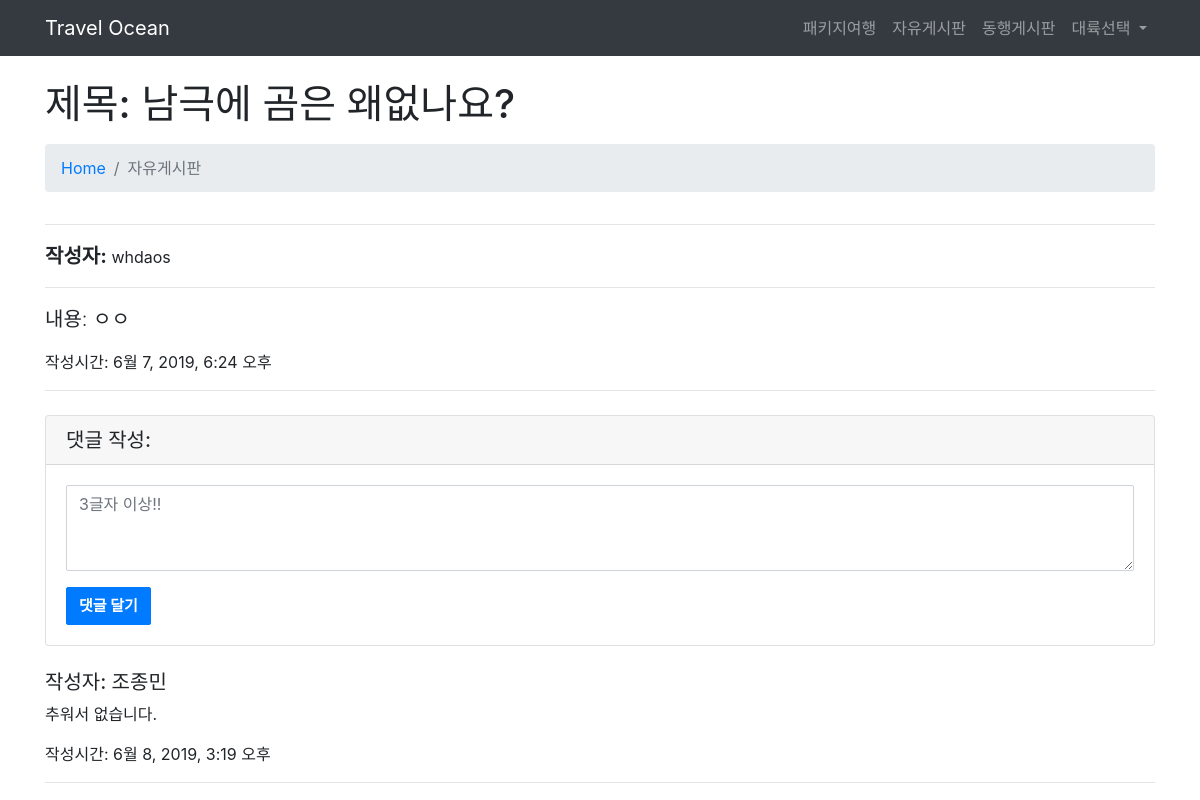
The page /free_borad_detail/7 on the database as committed earlier.
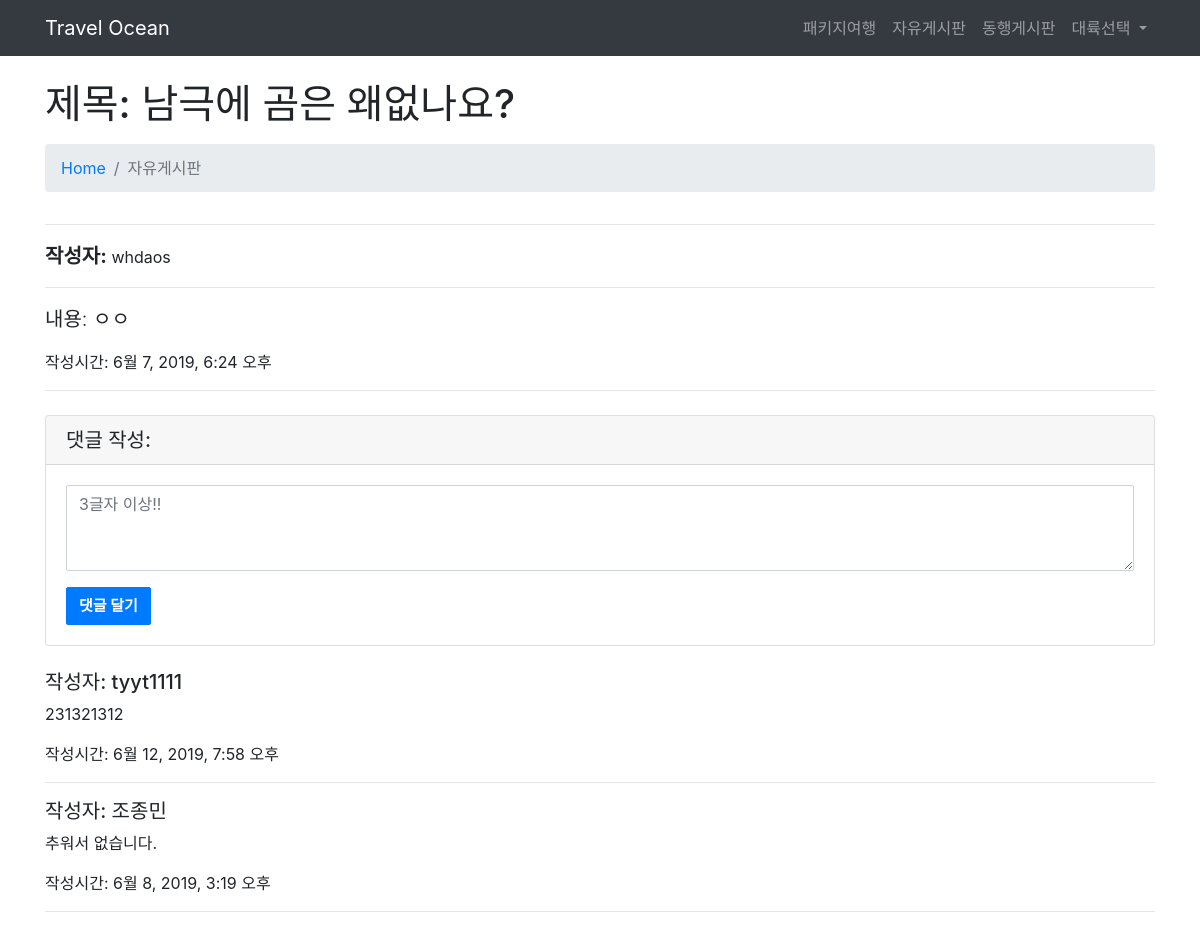
The same page on the database as committed later.
### index/models.py (models this page shows, shortened)
class Comment(models.Model):
    post = models.ForeignKey(Blog, on_delete=models.CASCADE,related_name='comments')
    message = models.TextField()
    author = models.ForeignKey(User, on_delete=models.CASCADE)
    created_at = models.DateTimeField(auto_now_add=True)
    updated_at = models.DateTimeField(auto_now=True)
    class Meta:
        ordering=['-id']

class User(AbstractUser):
    name = models.CharField(max_length=10)
    phone = models.CharField(max_length=15)
    birth = models.CharField(max_length=10)

### index/views.py (the view)
# urls.py: path('free_borad_detail/<int:id>', index.views.free_borad_detail, name="free_borad_detail"),
def free_borad_detail(request, id):
    blog = get_object_or_404(Blog, pk=id)
    posts = Comment.objects.filter(post=blog.id)
    return render(request, "free_borad_detail.html", {"blog":blog, "posts":posts})

### index/templates/free_borad_detail.html (shortened to what this page needs)
{% extends 'base.html' %}
{% load staticfiles %}
    {% block content %}
   <div class="container">
    <h1 class="mt-4 mb-3">제목: {{blog.title}}
    </h1>
<ol class="breadcrumb">
      <li class="breadcrumb-item">
        <a href="{% url 'main' %}">Home</a>
      </li>
      <li class="breadcrumb-item active">자유게시판</li>
    </ol>
    <div class="row">
      <div class="col-lg-13">
        <hr>
         <a class="writer" style="font-weight:bold; font-size:20px;">작성자:</a> {{blog.author}}
        <hr>
        <p class="lead">내용: {{blog.content|linebreaksbr}}</p>
      <p class="date">작성시간: {{ blog.created_at }}</p>
        <hr>
              <div class="card my-4">
          <h5 class="card-header">댓글 작성:</h5>
          <div class="card-body">
            <form action="{% url 'free_comment_create' blog.id %}" method="POST">
              <div class="form-group">{{msg}}
                <textarea id="comment12" onmouseenter="check()" name="message" class="form-control" placeholder="3글자 이상!!" rows="3"></textarea>
              </div>
              <button type="submit" onmouseenter="check()" id="datgle" class="btn btn-primary">댓글 달기</button>
            </form>
          </div>
        </div>
          <br>
  {% for post in posts %}
          <h5>작성자: {{post.author}}</h5>
          <p>{{post.message|linebreaksbr}}</p>
         <p>작성시간: {{post.created_at}}
           <hr>
          {% endfor %}
            </div>
          </div>
             </div>
        {% endblock %}

Rows that differ between the two databases and show on the page:
added Comment: author "tyyt1111", message "231321312", created_at "6월 12, 2019, 7:58 오후"
